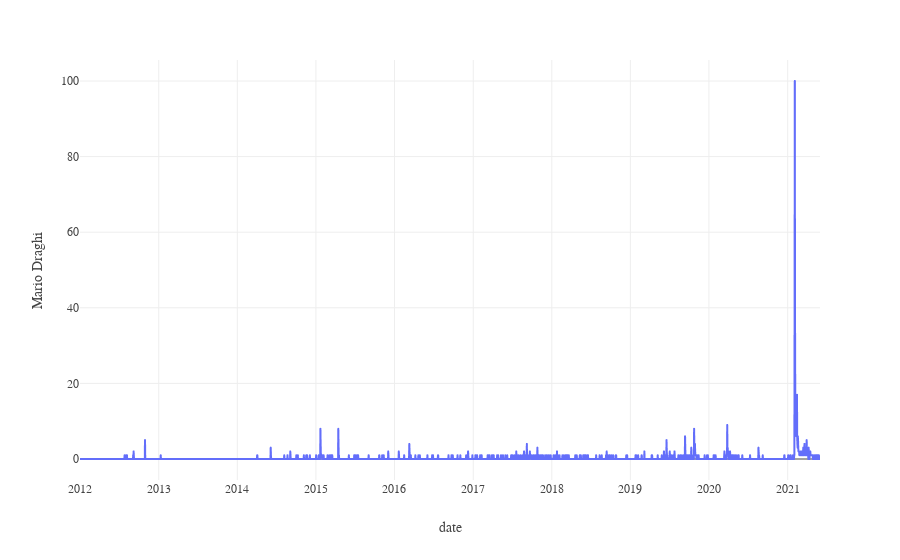

Here is the notebook cell this chart was saved with:
### Markdown cell above
# Plotting

### Code cell
overlap_30.plot(y = "Mario Draghi", kind="line").update_layout(**plotly_dict)

### Figure 1 — Plotly figure (JSON) as saved in the notebook; plotly's stock layout.template omitted (floating-point values rounded to 4 significant figures; data arrays with more than 128 entries replaced by an {"elided": "..."} marker saying what was removed)
{"data": [{"hovertemplate": "date=%{x}<br>Mario Draghi=%{y}<extra></extra>", "legendgroup": "", "line": {"color": "#636efa", "dash": "solid"}, "marker": {"symbol": "circle"}, "mode": "lines", "name": "", "showlegend": false, "type": "scattergl", "x": {"elided": "3439 str values"}, "xaxis": "x", "y": {"elided": "3439 int values"}, "yaxis": "y"}], "layout": {"font": {"family": "Yanone Kaffeesatz"}, "legend": {"tracegroupgap": 0}, "margin": {"t": 60}, "title": {"x": 0.05, "xanchor": "left"}, "xaxis": {"anchor": "y", "domain": [0, 1], "title": {"text": "date"}}, "yaxis": {"anchor": "x", "domain": [0, 1], "title": {"text": "Mario Draghi"}}}}
